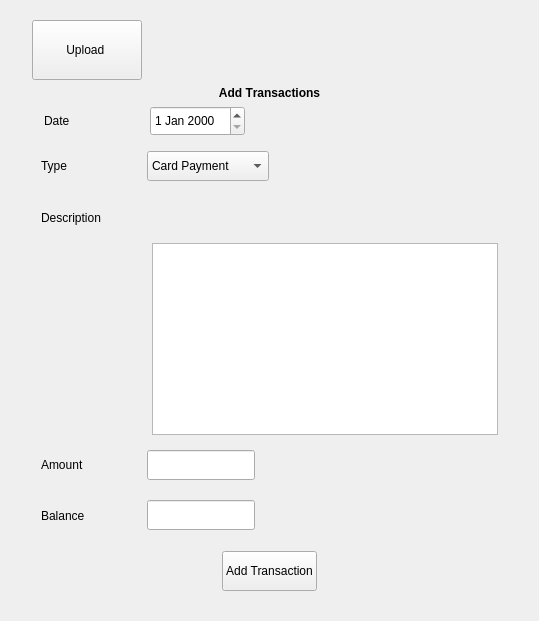
            <widget class="QWidget" name="upload_page">
             <property name="sizePolicy">
              <sizepolicy hsizetype="Expanding" vsizetype="Expanding">
               <horstretch>0</horstretch>
               <verstretch>0</verstretch>
              </sizepolicy>
             </property>
             <layout class="QHBoxLayout" name="horizontalLayout_4">
              <item>
               <widget class="QStackedWidget" name="upload_stack">
                <widget class="QWidget" name="upload_page_2">
                 <layout class="QHBoxLayout" name="horizontalLayout_5">
                  <item>
                   <widget class="QWidget" name="manual_entry_widget" native="true">
                    <property name="sizePolicy">
                     <sizepolicy hsizetype="Expanding" vsizetype="Expanding">
                      <horstretch>0</horstretch>
                      <verstretch>0</verstretch>
                     </sizepolicy>
                    </property>
                    <layout class="QVBoxLayout" name="verticalLayout_11" stretch="0,0,0,0,0,0,0,0,0">
                     <property name="leftMargin">
                      <number>12</number>
                     </property>
                     <property name="topMargin">
                      <number>0</number>
                     </property>
                     <property name="rightMargin">
                      <number>12</number>
                     </property>
                     <property name="bottomMargin">
                      <number>0</number>
                     </property>
                     <item>
                      <widget class="QPushButton" name="upload_file_button">
                       <property name="sizePolicy">
                        <sizepolicy hsizetype="Fixed" vsizetype="Fixed">
                         <horstretch>106</horstretch>
                         <verstretch>70</verstretch>
                        </sizepolicy>
                       </property>
                       <property name="minimumSize">
                        <size>
                         <width>110</width>
                         <height>60</height>
                        </size>
                       </property>
                       <property name="text">
                        <string>Upload </string>
                       </property>
                       <property name="icon">
                        <iconset resource="../style_resource/resource.qrc">
                         <normaloff>:/icons/icons_financial_app/upload.svg</normaloff>
                         <normalon>:/icons/icons_financial_app/upload.svg</normalon>:/icons/icons_financial_app/upload.svg</iconset>
                       </property>
                       <property name="iconSize">
                        <size>
                         <width>23</width>
                         <height>23</height>
                        </size>
                       </property>
                       <property name="checkable">
                        <bool>true</bool>
                       </property>
                       <property name="autoRepeat">
                        <bool>false</bool>
                       </property>
                       <property name="autoExclusive">
                        <bool>true</bool>
                       </property>
                      </widget>
                     </item>
                     <item>
                      <widget class="QLabel" name="add_transaction_label">
                       <property name="font">
                        <font>
                         <bold>true</bold>
                         <kerning>false</kerning>
                        </font>
                       </property>
                       <property name="text">
                        <string>Add Transactions</string>
                       </property>
                       <property name="alignment">
                        <set>Qt::AlignmentFlag::AlignCenter</set>
                       </property>
                      </widget>
                     </item>
                     <item>
                      <widget class="QWidget" name="widget_33" native="true">
                       <property name="sizePolicy">
                        <sizepolicy hsizetype="Preferred" vsizetype="Preferred">
                         <horstretch>0</horstretch>
                         <verstretch>0</verstretch>
                        </sizepolicy>
                       </property>
                       <layout class="QHBoxLayout" name="horizontalLayout_26" stretch="1,1,3">
                        <property name="leftMargin">
                         <number>12</number>
                        </property>
                        <property name="topMargin">
                         <number>0</number>
                        </property>
                        <item>
                         <widget class="QLabel" name="date_label_transaction">
                          <property name="sizePolicy">
                           <sizepolicy hsizetype="Fixed" vsizetype="Preferred">
                            <horstretch>0</horstretch>
                            <verstretch>0</verstretch>
                           </sizepolicy>
                          </property>
                          <property name="minimumSize">
                           <size>
                            <width>100</width>
                            <height>0</height>
                           </size>
                          </property>
                          <property name="text">
                           <string>Date</string>
                          </property>
                         </widget>
                        </item>
                        <item>
                         <widget class="QDateEdit" name="transaction_date_edit">
                          <property name="sizePolicy">
                           <sizepolicy hsizetype="Fixed" vsizetype="Fixed">
                            <horstretch>0</horstretch>
                            <verstretch>0</verstretch>
                           </sizepolicy>
                          </property>
                          <property name="minimumSize">
                           <size>
                            <width>0</width>
                            <height>30</height>
                           </size>
                          </property>
                          <property name="maximumSize">
                           <size>
                            <width>150</width>
                            <height>16777215</height>
                           </size>
                          </property>
                         </widget>
                        </item>
                        <item>
                         <spacer name="horizontalSpacer_15">
                          <property name="orientation">
                           <enum>Qt::Orientation::Horizontal</enum>
                          </property>
                          <property name="sizeHint" stdset="0">
                           <size>
                            <width>40</width>
                            <height>20</height>
                           </size>
                          </property>
                         </spacer>
                        </item>
                       </layout>
                      </widget>
                     </item>
                     <item>
                      <widget class="QWidget" name="widget_35" native="true">
                       <property name="sizePolicy">
                        <sizepolicy hsizetype="Preferred" vsizetype="Preferred">
                         <horstretch>0</horstretch>
                         <verstretch>0</verstretch>
                        </sizepolicy>
                       </property>
                       <layout class="QHBoxLayout" name="horizontalLayout_28" stretch="1,1,3">
                        <property name="topMargin">
                         <number>0</number>
                        </property>
                        <item>
                         <widget class="QLabel" name="type_label_transaction">
                          <property name="sizePolicy">
                           <sizepolicy hsizetype="Fixed" vsizetype="Preferred">
                            <horstretch>0</horstretch>
                            <verstretch>0</verstretch>
                           </sizepolicy>
                          </property>
                          <property name="minimumSize">
                           <size>
                            <width>100</width>
                            <height>0</height>
                           </size>
                          </property>
                          <property name="text">
                           <string>Type</string>
                          </property>
                         </widget>
                        </item>
                        <item>
                         <widget class="QComboBox" name="transaction_type_combo">
                          <property name="sizePolicy">
                           <sizepolicy hsizetype="Fixed" vsizetype="Fixed">
                            <horstretch>0</horstretch>
                            <verstretch>0</verstretch>
                           </sizepolicy>
                          </property>
                          <property name="minimumSize">
                           <size>
                            <width>0</width>
                            <height>30</height>
                           </size>
                          </property>
                          <property name="maximumSize">
                           <size>
                            <width>150</width>
                            <height>16777215</height>
                           </size>
                          </property>
                          <item>
                           <property name="text">
                            <string>Card Payment</string>
                           </property>
                          </item>
                          <item>
                           <property name="text">
                            <string>Bank Transfer</string>
                           </property>
                          </item>
                          <item>
                           <property name="text">
                            <string>Cash Withdrawal</string>
                           </property>
                          </item>
                          <item>
                           <property name="text">
                            <string>Income</string>
                           </property>
                          </item>
                          <item>
                           <property name="text">
                            <string>Refund</string>
                           </property>
                          </item>
                          <item>
                           <property name="text">
                            <string>Other</string>
                           </property>
                          </item>
                         </widget>
                        </item>
                        <item>
                         <spacer name="horizontalSpacer_16">
                          <property name="orientation">
                           <enum>Qt::Orientation::Horizontal</enum>
                          </property>
                          <property name="sizeHint" stdset="0">
                           <size>
                            <width>40</width>
                            <height>20</height>
                           </size>
                          </property>
                         </spacer>
                        </item>
                       </layout>
                      </widget>
                     </item>
                     <item>
                      <widget class="QWidget" name="widget_34" native="true">
                       <property name="sizePolicy">
                        <sizepolicy hsizetype="Preferred" vsizetype="Preferred">
                         <horstretch>0</horstretch>
                         <verstretch>0</verstretch>
                        </sizepolicy>
                       </property>
                       <layout class="QHBoxLayout" name="horizontalLayout_27" stretch="1,4">
                        <property name="topMargin">
                         <number>12</number>
                        </property>
                        <item>
                         <widget class="QLabel" name="description_label_transaction">
                          <property name="sizePolicy">
                           <sizepolicy hsizetype="Fixed" vsizetype="Preferred">
                            <horstretch>0</horstretch>
                            <verstretch>0</verstretch>
                           </sizepolicy>
                          </property>
                          <property name="minimumSize">
                           <size>
                            <width>100</width>
                            <height>0</height>
                           </size>
                          </property>
                          <property name="text">
                           <string>Description</string>
                          </property>
                         </widget>
                        </item>
                        <item>
                         <spacer name="horizontalSpacer_17">
                          <property name="orientation">
                           <enum>Qt::Orientation::Horizontal</enum>
                          </property>
                          <property name="sizeHint" stdset="0">
                           <size>
                            <width>40</width>
                            <height>20</height>
                           </size>
                          </property>
                         </spacer>
                        </item>
                       </layout>
                      </widget>
                     </item>
                     <item>
                      <widget class="QWidget" name="widget_38" native="true">
                       <property name="sizePolicy">
                        <sizepolicy hsizetype="Preferred" vsizetype="Preferred">
                         <horstretch>0</horstretch>
                         <verstretch>0</verstretch>
                        </sizepolicy>
                       </property>
                       <layout class="QVBoxLayout" name="verticalLayout_28">
                        <property name="leftMargin">
                         <number>120</number>
                        </property>
                        <property name="topMargin">
                         <number>0</number>
                        </property>
                        <item>
                         <widget class="QTextEdit" name="description_text">
                          <property name="minimumSize">
                           <size>
                            <width>0</width>
                            <height>30</height>
                           </size>
                          </property>
                         </widget>
                        </item>
                       </layout>
                      </widget>
                     </item>
                     <item>
                      <widget class="QWidget" name="widget_36" native="true">
                       <property name="sizePolicy">
                        <sizepolicy hsizetype="Preferred" vsizetype="Preferred">
                         <horstretch>0</horstretch>
                         <verstretch>0</verstretch>
                        </sizepolicy>
                       </property>
                       <layout class="QHBoxLayout" name="horizontalLayout_29" stretch="1,1,3">
                        <property name="topMargin">
                         <number>0</number>
                        </property>
                        <item>
                         <widget class="QLabel" name="amount_label_transaction">
                          <property name="sizePolicy">
                           <sizepolicy hsizetype="Fixed" vsizetype="Preferred">
                            <horstretch>0</horstretch>
                            <verstretch>0</verstretch>
                           </sizepolicy>
                          </property>
                          <property name="minimumSize">
                           <size>
                            <width>100</width>
                            <height>0</height>
                           </size>
                          </property>
                          <property name="text">
                           <string>Amount</string>
                          </property>
                         </widget>
                        </item>
                        <item>
                         <widget class="QLineEdit" name="amount_transaction_line">
                          <property name="sizePolicy">
                           <sizepolicy hsizetype="Fixed" vsizetype="Fixed">
                            <horstretch>0</horstretch>
                            <verstretch>0</verstretch>
                           </sizepolicy>
                          </property>
                          <property name="minimumSize">
                           <size>
                            <width>0</width>
                            <height>30</height>
                           </size>
                          </property>
                          <property name="maximumSize">
                           <size>
                            <width>150</width>
                            <height>16777215</height>
                           </size>
                          </property>
                         </widget>
                        </item>
                        <item>
                         <spacer name="horizontalSpacer_18">
                          <property name="orientation">
                           <enum>Qt::Orientation::Horizontal</enum>
                          </property>
                          <property name="sizeHint" stdset="0">
                           <size>
                            <width>40</width>
                            <height>20</height>
                           </size>
                          </property>
                         </spacer>
                        </item>
                       </layout>
                      </widget>
                     </item>
                     <item>
                      <widget class="QWidget" name="widget_39" native="true">
                       <property name="sizePolicy">
                        <sizepolicy hsizetype="Preferred" vsizetype="Preferred">
                         <horstretch>0</horstretch>
                         <verstretch>0</verstretch>
                        </sizepolicy>
                       </property>
                       <property name="minimumSize">
                        <size>
                         <width>0</width>
                         <height>50</height>
                        </size>
                       </property>
                       <layout class="QHBoxLayout" name="horizontalLayout_30" stretch="1,1,3">
                        <property name="topMargin">
                         <number>0</number>
                        </property>
                        <item>
                         <widget class="QLabel" name="balance_label_transaction">
                          <property name="sizePolicy">
                           <sizepolicy hsizetype="Fixed" vsizetype="Preferred">
                            <horstretch>0</horstretch>
                            <verstretch>0</verstretch>
                           </sizepolicy>
                          </property>
                          <property name="minimumSize">
                           <size>
                            <width>100</width>
                            <height>0</height>
                           </size>
                          </property>
                          <property name="text">
                           <string>Balance</string>
                          </property>
                         </widget>
                        </item>
                        <item>
                         <widget class="QLineEdit" name="balance_transaction_line">
                          <property name="sizePolicy">
                           <sizepolicy hsizetype="Fixed" vsizetype="Fixed">
                            <horstretch>0</horstretch>
                            <verstretch>0</verstretch>
                           </sizepolicy>
                          </property>
                          <property name="minimumSize">
                           <size>
                            <width>0</width>
                            <height>30</height>
                           </size>
                          </property>
                          <property name="maximumSize">
                           <size>
                            <width>150</width>
                            <height>16777215</height>
                           </size>
                          </property>
                         </widget>
                        </item>
                        <item>
                         <spacer name="horizontalSpacer_19">
                          <property name="orientation">
                           <enum>Qt::Orientation::Horizontal</enum>
                          </property>
                          <property name="sizeHint" stdset="0">
                           <size>
                            <width>40</width>
                            <height>20</height>
                           </size>
                          </property>
                         </spacer>
                        </item>
                       </layout>
                      </widget>
                     </item>
                     <item>
                      <widget class="QWidget" name="widget_37" native="true">
                       <property name="sizePolicy">
                        <sizepolicy hsizetype="Preferred" vsizetype="Preferred">
                         <horstretch>0</horstretch>
                         <verstretch>0</verstretch>
                        </sizepolicy>
                       </property>
                       <property name="minimumSize">
                        <size>
                         <width>0</width>
                         <height>50</height>
                        </size>
                       </property>
                       <layout class="QHBoxLayout" name="horizontalLayout_31" stretch="3,1,3">
                        <property name="topMargin">
                         <number>0</number>
                        </property>
                        <item>
                         <spacer name="horizontalSpacer_20">
                          <property name="orientation">
                           <enum>Qt::Orientation::Horizontal</enum>
                          </property>
                          <property name="sizeHint" stdset="0">
                           <size>
                            <width>181</width>
                            <height>20</height>
                           </size>
                          </property>
                         </spacer>
                        </item>
                        <item>
                         <widget class="QPushButton" name="add_transaction_button">
                          <property name="minimumSize">
                           <size>
                            <width>0</width>
                            <height>40</height>
                           </size>
                          </property>
                          <property name="maximumSize">
                           <size>
                            <width>150</width>
                            <height>16777215</height>
                           </size>
                          </property>
                          <property name="text">
                           <string>Add Transaction</string>
                          </property>
                          <property name="checkable">
                           <bool>true</bool>
                          </property>
                          <property name="autoExclusive">
                           <bool>true</bool>
                          </property>
                         </widget>
                        </item>
                        <item>
                         <spacer name="horizontalSpacer_21">
                          <property name="orientation">
                           <enum>Qt::Orientation::Horizontal</enum>
                          </property>
                          <property name="sizeHint" stdset="0">
                           <size>
                            <width>181</width>
                            <height>20</height>
                           </size>
                          </property>
                         </spacer>
                        </item>
                       </layout>
                      </widget>
                     </item>
                    </layout>
                   </widget>
                  </item>
                 </layout>
                </widget>
                <widget class="QWidget" name="page_2">
                 <layout class="QVBoxLayout" name="verticalLayout_8"/>
                </widget>
               </widget>
              </item>
             </layout>
            </widget>
